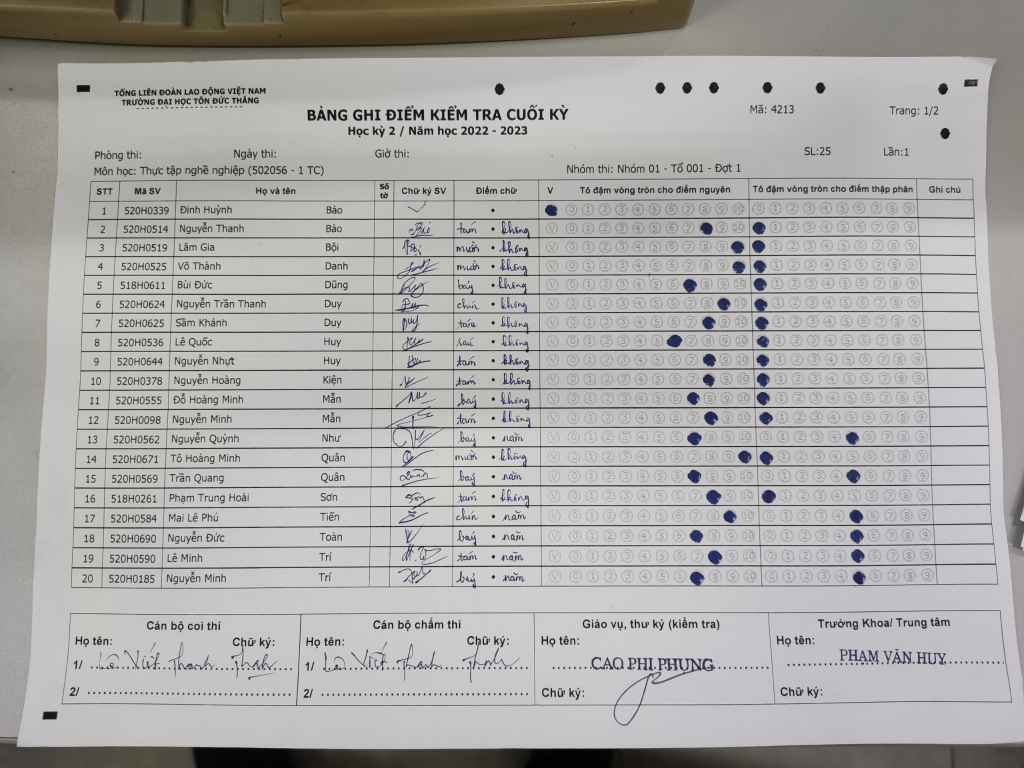
#> input picture Part_1/input/test1.jpg, 2048 x 1536 px (shown at 1/2 size)
$ python index.py
#> lines starting #> are read from the running program, lines starting #| are printed output that depends on the picture; after the words box and inside, x2 and y2 are one past the last pixel; in counts of white or black regions, pixels touching at a corner belong together
import cv2
import os
import numpy as np

# window title
window_title = "result"

# set name of window
cv2.namedWindow(window_title)


def on_trackbar(val):
    # function for track bar
    img_processed = process_image(img, val)
    # Show the processed image
    img_processed = cv2.imshow(window_title, img_processed)
    cv2.imshow(window_title, img_processed)


def process_image(img, val):
    # process

    # convert to gray
    img = cv2.cvtColor(img, cv2.COLOR_BGR2GRAY)

    # threshold
    img_processed = cv2.adaptiveThreshold(
        img, 255, cv2.ADAPTIVE_THRESH_GAUSSIAN_C, cv2.THRESH_BINARY, 11, 2
    )

    # kernel = np.ones((3, 3), np.uint8)
    # img_processed = cv2.erode(img_processed, kernel, iterations=1)
    # img_processed = cv2.dilate(img_processed, kernel, iterations=1)

    contours, hierarchy = cv2.findContours(
        img_processed, cv2.RETR_TREE, cv2.CHAIN_APPROX_SIMPLE
    )

    table_contour = None
    for contour in contours:
        area = cv2.contourArea(contour)
        if area > 10000 and area < 50000:
            x, y, w, h = cv2.boundingRect(contour)
            aspect_ratio = float(w) / h
            if aspect_ratio > 0.5 and aspect_ratio < 2:
                table_contour = contour
                break

    # Apply perspective transformation to flatten the table
    if table_contour is not None:
        rect = cv2.minAreaRect(table_contour)
        box = cv2.boxPoints(rect)
        box = np.int0(box)
        height = max(rect[1])
        width = min(rect[1])
        src_pts = box.astype("float32")
        dst_pts = np.array(
            [[0, height - 1], [0, 0], [width - 1, 0], [width - 1, height - 1]],
            dtype="float32",
        )
        M = cv2.getPerspectiveTransform(src_pts, dst_pts)
        warped = cv2.warpPerspective(img, M, (int(width), int(height)))

    return warped if warped is not None else img_processed


path = './input/test1.jpg'
# read img from path
img = cv2.imread(path)
#> img is the input picture: shape (1536, 2048, 3); mean B, G, R 167.8, 169.3, 171.3

# resize img
img = cv2.resize(img, (0, 0), fx=0.7, fy=0.7)
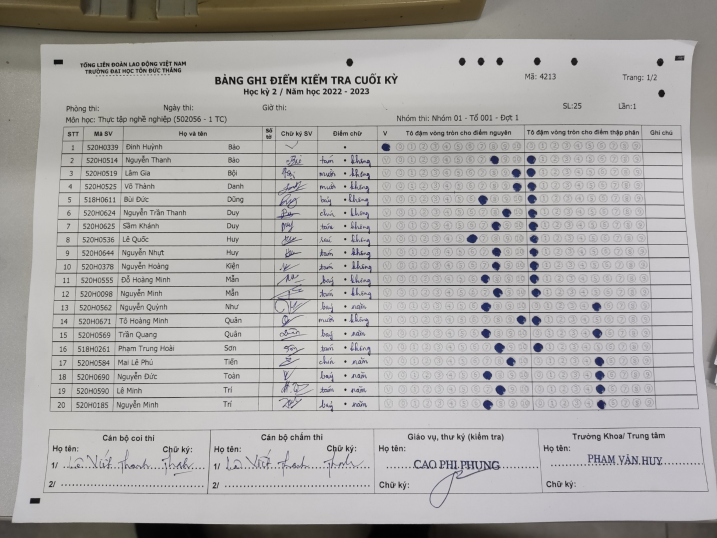
#> img: shape (1075, 1434, 3) (shown at 1/2 size); mean B, G, R 167.8, 169.2, 171.2

# print current working directory
print(os.getcwd())

# print img shape
print(img.shape)
#| (1075, 1434, 3)

# Create the trackbar
cv2.createTrackbar("parameter", window_title, 0, 255, on_trackbar)
#> slider 'parameter' is set to 85

# Show the original image
cv2.imshow(window_title, img)

# Wait for a key press
cv2.waitKey(0)
#> in process_image, `img = cv2.cvtColor(img, cv2.COLOR_BGR2GRAY)`:
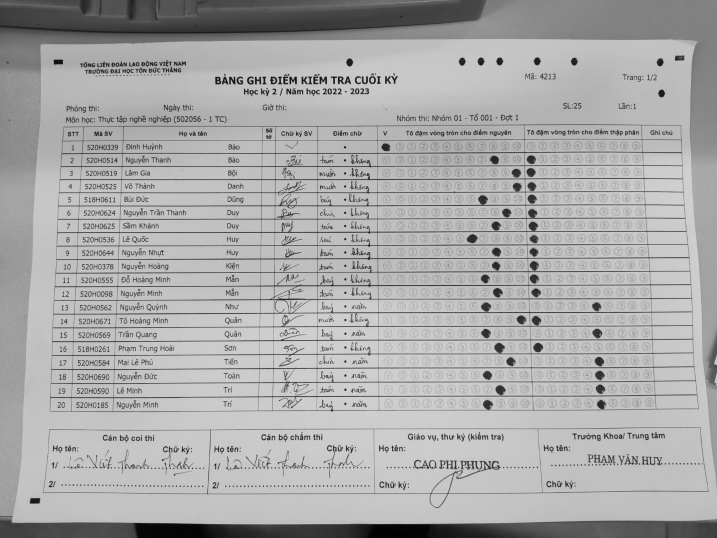
#> img: shape (1075, 1434) (shown at 1/2 size); min 1, max 222, mean 169.7
#> in process_image, `img_processed = cv2.adaptiveThreshold( img, 255, cv2.ADAPTIVE_THRESH_G..`:
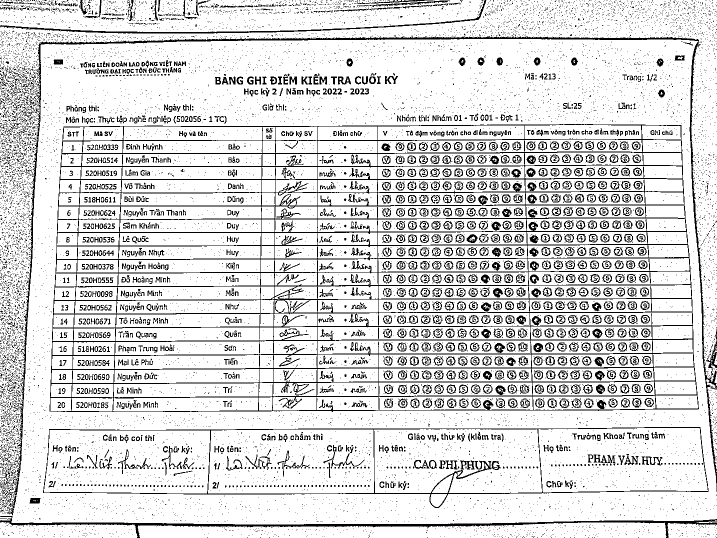
#> img_processed: shape (1075, 1434) (shown at 1/2 size); 84.3% white; black in thin lines or dots
#> in process_image, `contours, hierarchy = cv2.findContours( img_processed, cv2.RETR_TREE, ..`: contours = 16696 contours, 14241 with area under 20; largest, box (x1, y1, x2, y2) and area: (0, 0, 1434, 1049) 1420760, (98, 247, 1399, 825) 725847, (85, 853, 1418, 1017) 172766, (0, 0, 969, 64) 52142, (416, 859, 748, 987) 41329
#> the loop in process_image, `for contour in contours:` made 16696 passes
#> (area, x, y, w, h, aspect_ratio) on passes 56, 1635, 1933, 2245, 2522: (24412.5, 275, 1045, 1058, 30, 35.27), (39819, 88, 860, 332, 127, 2.61), (41329, 416, 859, 332, 128, 2.59), (39193.5, 748, 858, 336, 128, 2.62), (40371.5, 1077, 856, 339, 129, 2.63)
#> area on pass 1: 2513
#> (the run stopped early here; a loop or call above may not have finished)

$ run again, with Part_1/input/test10.jpg copied over Part_1/input/test1.jpg
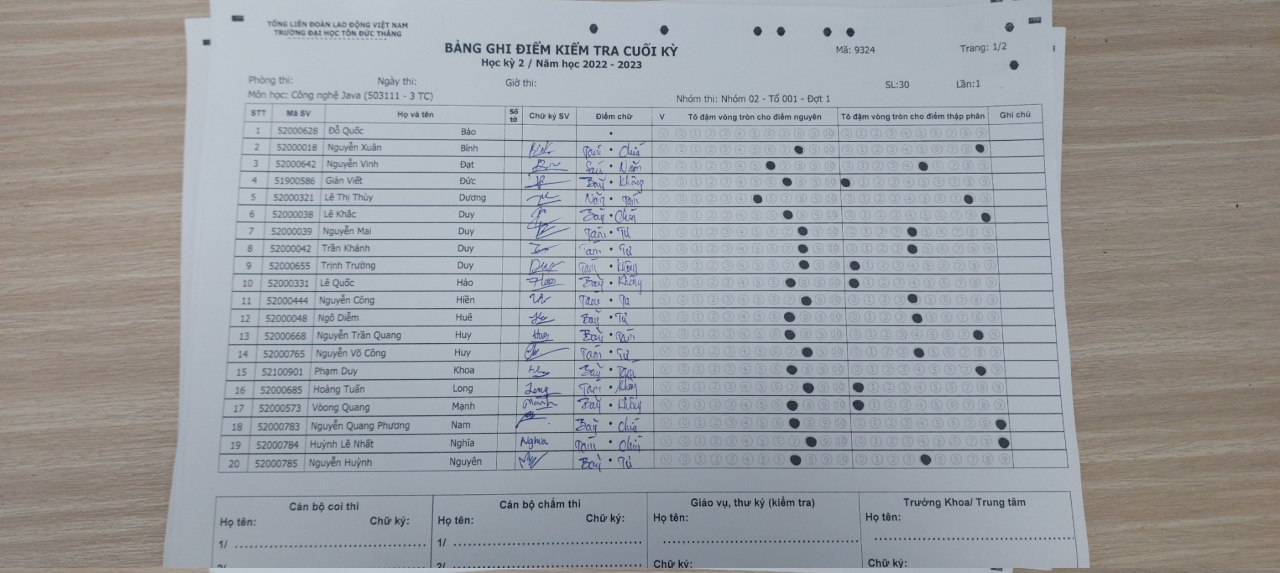
#> input picture Part_1/input/test10.jpg, 2560 x 1146 px (shown at 1/2 size)
#> img is the input picture: shape (1146, 2560, 3); mean B, G, R 161.1, 157.2, 154.5
#| (802, 1792, 3)
#> in process_image, `img = cv2.cvtColor(img, cv2.COLOR_BGR2GRAY)`:
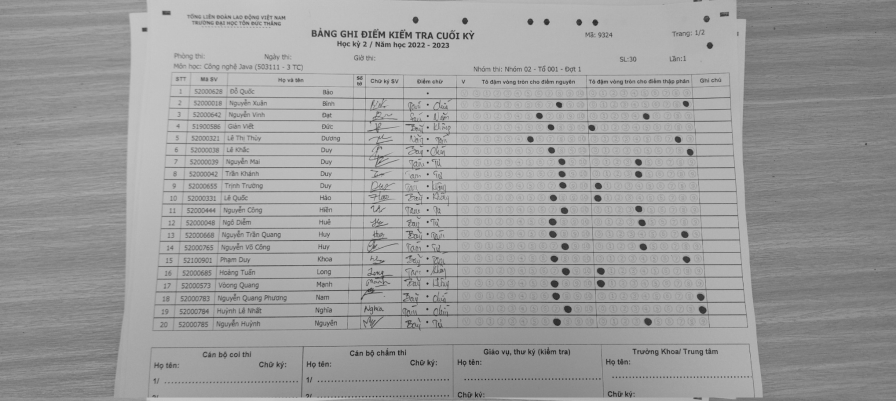
#> img: shape (802, 1792) (shown at 1/2 size); min 10, max 208, mean 156.7
#> in process_image, `img_processed = cv2.adaptiveThreshold( img, 255, cv2.ADAPTIVE_THRESH_G..`:
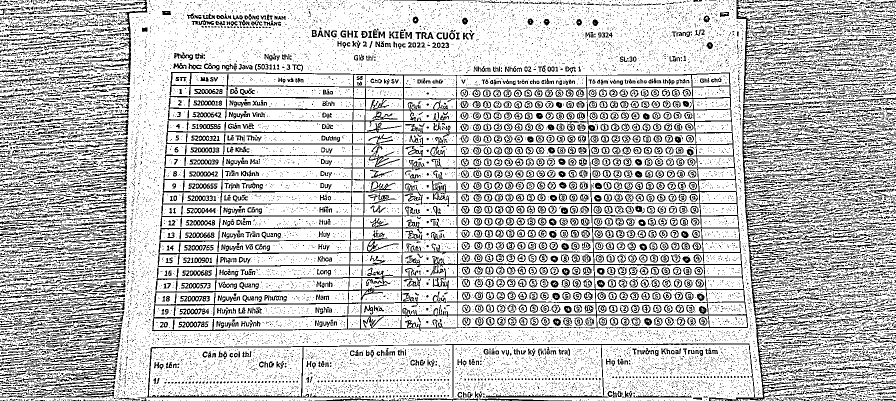
#> img_processed: shape (802, 1792) (shown at 1/2 size); 76.8% white; black in thin lines or dots
#> contours = 24234 contours, 20021 with area under 20; largest, box (x1, y1, x2, y2) and area: (0, 0, 1792, 802) 1379632, (303, 143, 1497, 664) 525220, (298, 694, 606, 794) 28676, (805, 505, 1482, 528) 13826, (913, 196, 1461, 220) 10718
#> the loop in process_image, `for contour in contours:` made 24234 passes
#> (area, x, y, w, h, aspect_ratio) on pass 34: (28676, 298, 694, 308, 100, 3.08)

$ run again, with Part_1/input/test11.jpg copied over Part_1/input/test1.jpg
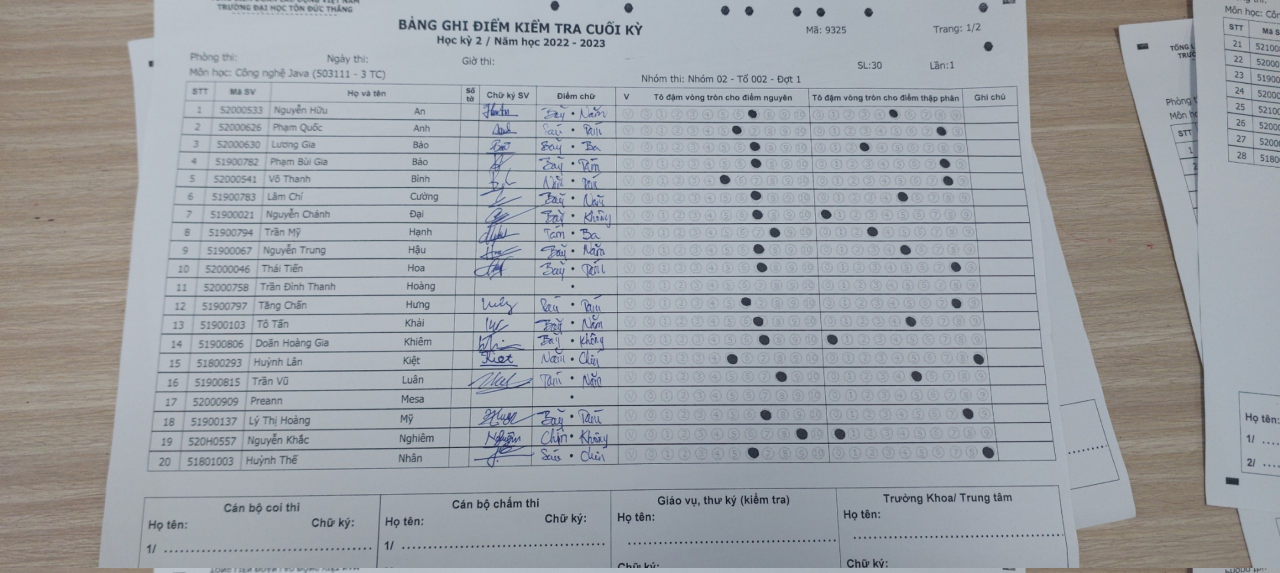
#> input picture Part_1/input/test11.jpg, 2560 x 1146 px (shown at 1/2 size)
#> img is the input picture: shape (1146, 2560, 3); mean B, G, R 166.1, 161.2, 157
#| (802, 1792, 3)
#> in process_image, `img = cv2.cvtColor(img, cv2.COLOR_BGR2GRAY)`:
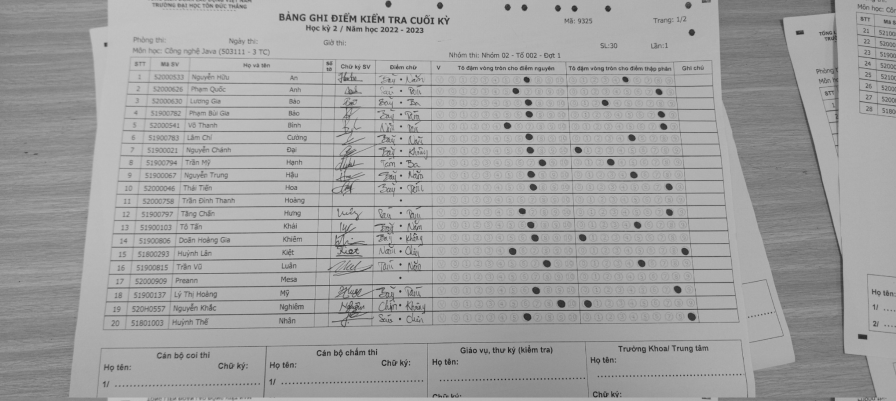
#> img: shape (802, 1792) (shown at 1/2 size); min 12, max 200, mean 160.4
#> in process_image, `img_processed = cv2.adaptiveThreshold( img, 255, cv2.ADAPTIVE_THRESH_G..`:
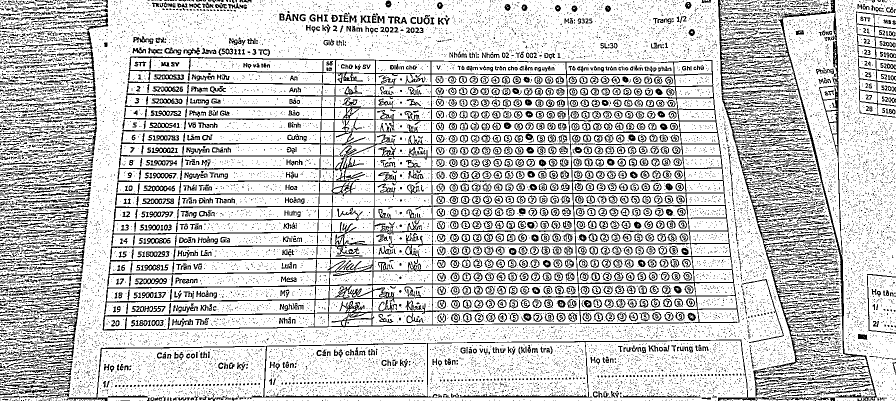
#> img_processed: shape (802, 1792) (shown at 1/2 size); 78.8% white; black in thin lines or dots
#> contours = 22241 contours, 18940 with area under 20; largest, box (x1, y1, x2, y2) and area: (0, 0, 1751, 802) 1159280, (204, 112, 1480, 662) 598102, (194, 681, 1495, 802) 107865, (1566, 0, 1792, 802) 82576, (529, 687, 855, 794) 32174
#> the loop in process_image, `for contour in contours:` made 22241 passes
#> (area, x, y, w, h, aspect_ratio) on pass 23: (32174, 529, 687, 326, 107, 3.05)

$ run again, with Part_1/input/test12.jpg copied over Part_1/input/test1.jpg
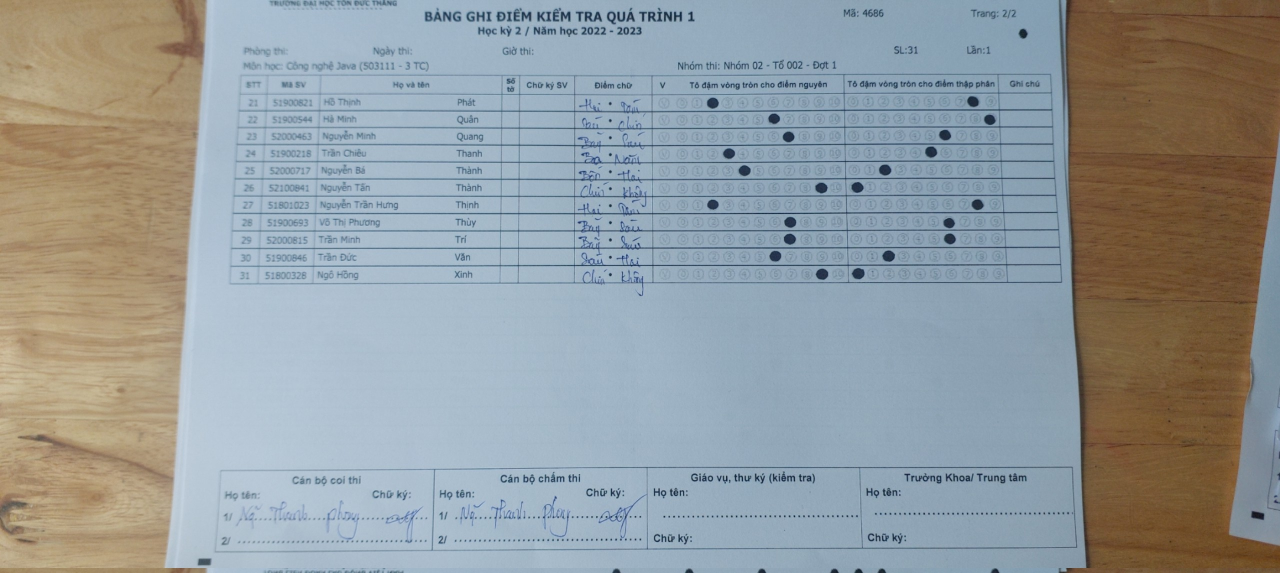
#> input picture Part_1/input/test12.jpg, 2560 x 1146 px (shown at 1/2 size)
#> img is the input picture: shape (1146, 2560, 3); mean B, G, R 156.8, 154.5, 147.7
#| (802, 1792, 3)
#> in process_image, `img = cv2.cvtColor(img, cv2.COLOR_BGR2GRAY)`:
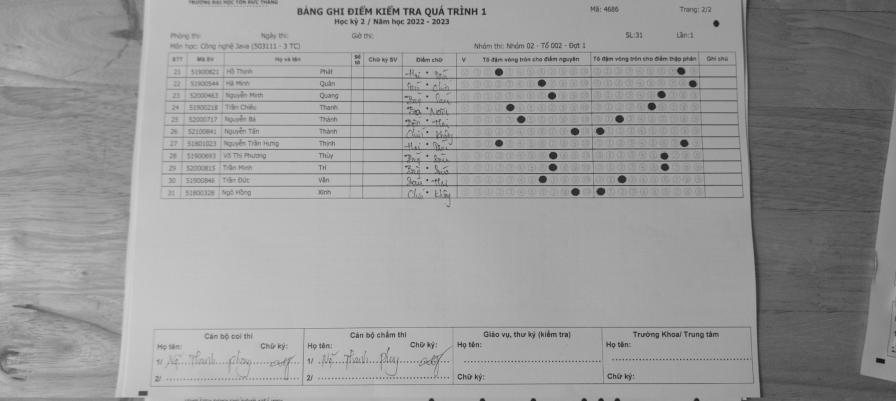
#> img: shape (802, 1792) (shown at 1/2 size); min 19, max 207, mean 152.7
#> in process_image, `img_processed = cv2.adaptiveThreshold( img, 255, cv2.ADAPTIVE_THRESH_G..`:
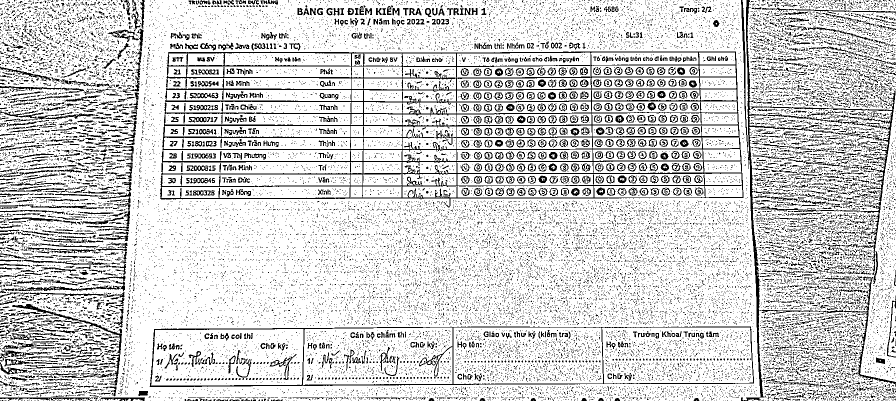
#> img_processed: shape (802, 1792) (shown at 1/2 size); 81.5% white; black in thin lines or dots
#> contours = 34122 contours, 31317 with area under 20; largest, box (x1, y1, x2, y2) and area: (0, 0, 1792, 802) 1228049, (319, 102, 1488, 416) 315667, (1495, 0, 1792, 764) 177575, (298, 652, 1509, 775) 140020, (907, 655, 1206, 768) 32936
#> the loop in process_image, `for contour in contours:` made 34122 passes
#> area on passes 17, 19, 23: 35.5, 88, 114
